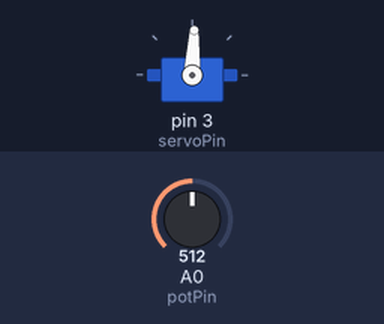
This sketch was run on a simulated Arduino Uno, built with avr-gcc and run on an emulated ATmega328P. Shown: servo. The inputs (shaded band) are chosen by the test bench; at power-on: A0 (potPin) = 512.

Above: at 1.2 s.
1.3 s: A0 (potPin) set to 716
At 1.6 s:
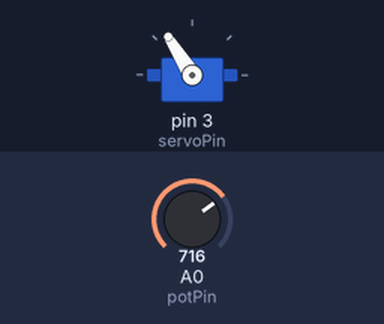
2.8 s: A0 (potPin) set to 900
At 3.6 s:
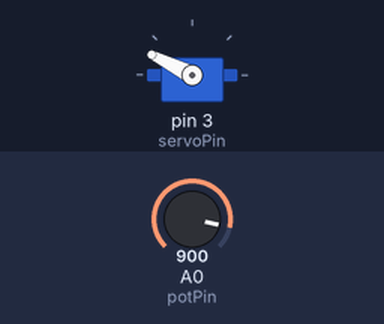
4.3 s: A0 (potPin) set to 1023
At 5.1 s:
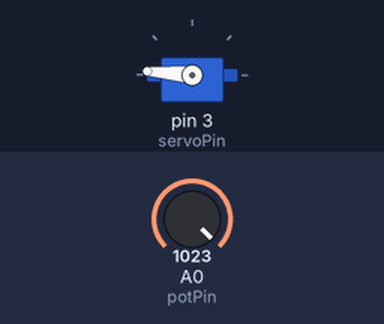
5.8 s: A0 (potPin) set to 306
At 7.0 s:
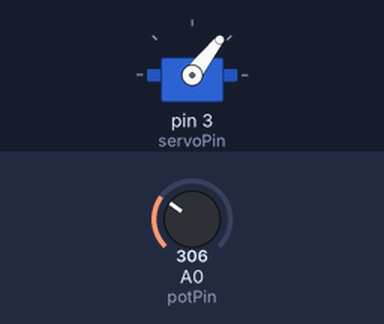
7.3 s: A0 (potPin) set to 122
At 8.5 s:
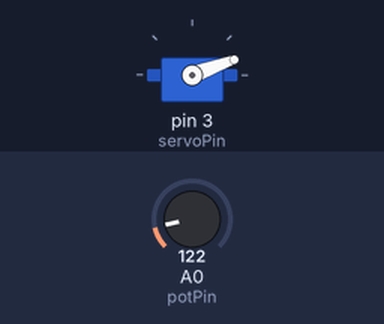
8.8 s: A0 (potPin) set to 511
At 9.4 s:
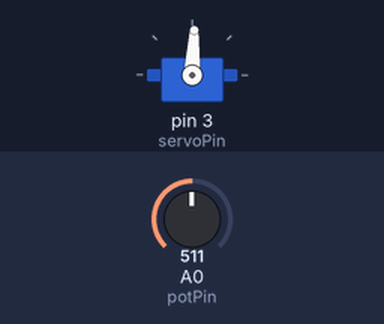
Timing chart, 0 to 11.3 s (numbered marks = the images above; inputs shaded):
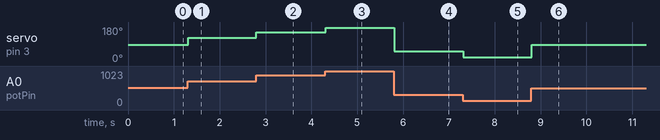

Measured:
- after the input at 1.3 s, servo on pin 3 (servoPin): 87° → 122° at once
- after the input at 2.8 s, servo on pin 3 (servoPin): 122° → 153° at once
- after the input at 4.3 s, servo on pin 3 (servoPin): 153° → 175° at once
- after the input at 5.8 s, servo on pin 3 (servoPin): 175° → 52° at once
- after the input at 7.3 s, servo on pin 3 (servoPin): 52° → 20° at once
- after the input at 8.8 s, servo on pin 3 (servoPin): 20° → 87° at once

The sketch:

_05_mood_cue.ino
```cpp
#include <Servo.h>

Servo myServo;

const int potPin = A0;
const int servoPin = 3;

int potVal;
int angle;

void setup() {
  myServo.attach(servoPin);

  Serial.begin(9600);
}

void loop() {
  potVal = analogRead(potPin);
  angle = map(potVal, 0, 1023, 0, 175);

  myServo.write(angle);
  delay(15);
}
```
